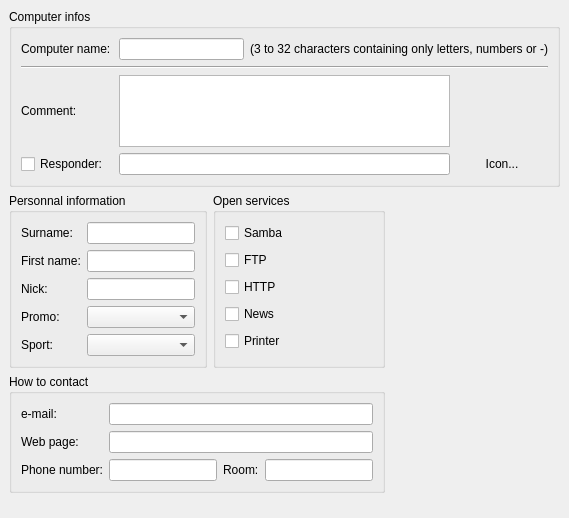
     <widget class="QWidget" name="pageInfo" >
      <layout class="QGridLayout" >
       <property name="margin" >
        <number>9</number>
       </property>
       <property name="spacing" >
        <number>6</number>
       </property>
       <item row="0" column="0" colspan="3" >
        <widget class="QGroupBox" name="groupInfoRezix" >
         <property name="sizePolicy" >
          <sizepolicy>
           <hsizetype>7</hsizetype>
           <vsizetype>5</vsizetype>
           <horstretch>0</horstretch>
           <verstretch>0</verstretch>
          </sizepolicy>
         </property>
         <property name="title" >
          <string>Computer infos</string>
         </property>
         <layout class="QGridLayout" >
          <property name="margin" >
           <number>9</number>
          </property>
          <property name="spacing" >
           <number>6</number>
          </property>
          <item row="2" column="0" >
           <widget class="QLabel" name="lblRem" >
            <property name="text" >
             <string>Comment:</string>
            </property>
            <property name="textFormat" >
             <enum>Qt::PlainText</enum>
            </property>
            <property name="buddy" >
             <cstring>remarque</cstring>
            </property>
           </widget>
          </item>
          <item row="2" column="3" >
           <widget class="QLabel" name="pxmIcon" >
            <property name="sizePolicy" >
             <sizepolicy>
              <hsizetype>5</hsizetype>
              <vsizetype>0</vsizetype>
              <horstretch>0</horstretch>
              <verstretch>0</verstretch>
             </sizepolicy>
            </property>
            <property name="minimumSize" >
             <size>
              <width>64</width>
              <height>64</height>
             </size>
            </property>
            <property name="maximumSize" >
             <size>
              <width>92</width>
              <height>64</height>
             </size>
            </property>
            <property name="pixmap" >
             <pixmap/>
            </property>
            <property name="scaledContents" >
             <bool>false</bool>
            </property>
            <property name="alignment" >
             <set>Qt::AlignHCenter</set>
            </property>
            <property name="buddy" >
             <cstring>lblStyle</cstring>
            </property>
           </widget>
          </item>
          <item row="2" column="1" colspan="2" >
           <widget class="QTextEdit" name="remarque" >
            <property name="sizePolicy" >
             <sizepolicy>
              <hsizetype>5</hsizetype>
              <vsizetype>0</vsizetype>
              <horstretch>0</horstretch>
              <verstretch>0</verstretch>
             </sizepolicy>
            </property>
            <property name="maximumSize" >
             <size>
              <width>16777215</width>
              <height>72</height>
             </size>
            </property>
            <property name="acceptRichText" >
             <bool>false</bool>
            </property>
           </widget>
          </item>
          <item row="1" column="0" colspan="4" >
           <widget class="Line" name="line7" >
            <property name="frameShape" >
             <enum>QFrame::HLine</enum>
            </property>
            <property name="frameShadow" >
             <enum>QFrame::Sunken</enum>
            </property>
            <property name="orientation" >
             <enum>Qt::Horizontal</enum>
            </property>
           </widget>
          </item>
          <item row="0" column="1" >
           <widget class="QLineEdit" name="hostname" >
            <property name="sizePolicy" >
             <sizepolicy>
              <hsizetype>5</hsizetype>
              <vsizetype>0</vsizetype>
              <horstretch>0</horstretch>
              <verstretch>0</verstretch>
             </sizepolicy>
            </property>
            <property name="whatsThis" >
             <string>&lt;h3>Computer name&lt;/h3>
&lt;p>Name of your computer on the network. You can choose it here&lt;/p>
&lt;p>Your name should only contains letters, numbers and '-', should not begin or finish with a '-' and each '-' should be isolated. Moreover, this name can't be more than 24 characters long&lt;/p></string>
            </property>
            <property name="cursorPosition" >
             <number>0</number>
            </property>
           </widget>
          </item>
          <item row="0" column="2" colspan="2" >
           <widget class="QLabel" name="label" >
            <property name="text" >
             <string>(3 to 32 characters containing only letters, numbers or -)</string>
            </property>
            <property name="alignment" >
             <set>Qt::AlignRight|Qt::AlignTrailing|Qt::AlignVCenter</set>
            </property>
            <property name="buddy" >
             <cstring>hostname</cstring>
            </property>
           </widget>
          </item>
          <item row="0" column="0" >
           <widget class="QLabel" name="lblHostname" >
            <property name="text" >
             <string>Computer name:</string>
            </property>
            <property name="textFormat" >
             <enum>Qt::PlainText</enum>
            </property>
            <property name="buddy" >
             <cstring>hostname</cstring>
            </property>
           </widget>
          </item>
          <item row="3" column="3" >
           <widget class="QToolButton" name="btnBrowse" >
            <property name="sizePolicy" >
             <sizepolicy>
              <hsizetype>5</hsizetype>
              <vsizetype>0</vsizetype>
              <horstretch>0</horstretch>
              <verstretch>0</verstretch>
             </sizepolicy>
            </property>
            <property name="text" >
             <string>Icon...</string>
            </property>
            <property name="toolButtonStyle" >
             <enum>Qt::ToolButtonTextBesideIcon</enum>
            </property>
            <property name="autoRaise" >
             <bool>true</bool>
            </property>
           </widget>
          </item>
          <item row="3" column="1" colspan="2" >
           <widget class="QLineEdit" name="txtAutoResponderMsg" >
            <property name="sizePolicy" >
             <sizepolicy>
              <hsizetype>5</hsizetype>
              <vsizetype>0</vsizetype>
              <horstretch>0</horstretch>
              <verstretch>0</verstretch>
             </sizepolicy>
            </property>
            <property name="whatsThis" >
             <string>&lt;h3>Responder&lt;/h3>&lt;p>When you are away, people who want to chat with you will receive this message&lt;/p></string>
            </property>
           </widget>
          </item>
          <item row="3" column="0" >
           <widget class="QCheckBox" name="chkAutoResponder" >
            <property name="whatsThis" >
             <string>&lt;h3>Away&lt;/h3>&lt;p>Check this case if you want to be marked away by default&lt;/p></string>
            </property>
            <property name="text" >
             <string>Responder:</string>
            </property>
           </widget>
          </item>
         </layout>
        </widget>
       </item>
       <item rowspan="2" row="1" column="2" >
        <spacer>
         <property name="orientation" >
          <enum>Qt::Horizontal</enum>
         </property>
         <property name="sizeHint" >
          <size>
           <width>131</width>
           <height>261</height>
          </size>
         </property>
        </spacer>
       </item>
       <item row="2" column="0" colspan="2" >
        <widget class="QGroupBox" name="groupInfoContact" >
         <property name="sizePolicy" >
          <sizepolicy>
           <hsizetype>7</hsizetype>
           <vsizetype>5</vsizetype>
           <horstretch>0</horstretch>
           <verstretch>0</verstretch>
          </sizepolicy>
         </property>
         <property name="whatsThis" >
          <string>&lt;h3>How to contact&lt;/h3>&lt;p>Some informations which give ways to contact you&lt;/p></string>
         </property>
         <property name="title" >
          <string>How to contact</string>
         </property>
         <layout class="QGridLayout" >
          <property name="margin" >
           <number>9</number>
          </property>
          <property name="spacing" >
           <number>6</number>
          </property>
          <item row="2" column="3" >
           <widget class="QLineEdit" name="txtCasert" />
          </item>
          <item row="2" column="2" >
           <widget class="QLabel" name="lblCasert" >
            <property name="text" >
             <string>Room:</string>
            </property>
            <property name="textFormat" >
             <enum>Qt::PlainText</enum>
            </property>
            <property name="buddy" >
             <cstring>txtCasert</cstring>
            </property>
           </widget>
          </item>
          <item row="2" column="1" >
           <widget class="QLineEdit" name="txtPhone" >
            <property name="sizePolicy" >
             <sizepolicy>
              <hsizetype>7</hsizetype>
              <vsizetype>0</vsizetype>
              <horstretch>0</horstretch>
              <verstretch>0</verstretch>
             </sizepolicy>
            </property>
            <property name="cursorPosition" >
             <number>0</number>
            </property>
           </widget>
          </item>
          <item row="2" column="0" >
           <widget class="QLabel" name="lblPhone" >
            <property name="text" >
             <string>Phone number:</string>
            </property>
            <property name="textFormat" >
             <enum>Qt::PlainText</enum>
            </property>
            <property name="buddy" >
             <cstring>txtPhone</cstring>
            </property>
           </widget>
          </item>
          <item row="1" column="0" >
           <widget class="QLabel" name="lblWeb" >
            <property name="text" >
             <string>Web page:</string>
            </property>
            <property name="textFormat" >
             <enum>Qt::PlainText</enum>
            </property>
            <property name="buddy" >
             <cstring>txtWeb</cstring>
            </property>
           </widget>
          </item>
          <item row="1" column="1" colspan="3" >
           <widget class="QLineEdit" name="txtWeb" />
          </item>
          <item row="0" column="1" colspan="3" >
           <widget class="QLineEdit" name="txtMail" >
            <property name="sizePolicy" >
             <sizepolicy>
              <hsizetype>7</hsizetype>
              <vsizetype>0</vsizetype>
              <horstretch>0</horstretch>
              <verstretch>0</verstretch>
             </sizepolicy>
            </property>
            <property name="cursorPosition" >
             <number>0</number>
            </property>
           </widget>
          </item>
          <item row="0" column="0" >
           <widget class="QLabel" name="lblMail" >
            <property name="text" >
             <string>e-mail:</string>
            </property>
            <property name="textFormat" >
             <enum>Qt::PlainText</enum>
            </property>
            <property name="buddy" >
             <cstring>txtMail</cstring>
            </property>
           </widget>
          </item>
         </layout>
        </widget>
       </item>
       <item row="1" column="1" >
        <widget class="QGroupBox" name="groupServices" >
         <property name="maximumSize" >
          <size>
           <width>192</width>
           <height>16777215</height>
          </size>
         </property>
         <property name="whatsThis" >
          <string>&lt;h3>Open services&lt;/h3>&lt;p>Select the servers you want to share with all the users of the network. If a server is not present, it won't be displayed as present&lt;/p></string>
         </property>
         <property name="title" >
          <string>Open services</string>
         </property>
         <layout class="QGridLayout" >
          <property name="margin" >
           <number>9</number>
          </property>
          <property name="spacing" >
           <number>6</number>
          </property>
          <item row="4" column="0" >
           <widget class="QCheckBox" name="CbPrinter" >
            <property name="text" >
             <string>Printer</string>
            </property>
           </widget>
          </item>
          <item row="0" column="0" >
           <widget class="QCheckBox" name="CbSamba" >
            <property name="sizePolicy" >
             <sizepolicy>
              <hsizetype>3</hsizetype>
              <vsizetype>0</vsizetype>
              <horstretch>0</horstretch>
              <verstretch>0</verstretch>
             </sizepolicy>
            </property>
            <property name="text" >
             <string>Samba</string>
            </property>
           </widget>
          </item>
          <item row="1" column="0" >
           <widget class="QCheckBox" name="CbFTP" >
            <property name="sizePolicy" >
             <sizepolicy>
              <hsizetype>3</hsizetype>
              <vsizetype>0</vsizetype>
              <horstretch>0</horstretch>
              <verstretch>0</verstretch>
             </sizepolicy>
            </property>
            <property name="text" >
             <string>FTP</string>
            </property>
           </widget>
          </item>
          <item row="3" column="0" >
           <widget class="QCheckBox" name="CbNews" >
            <property name="text" >
             <string>News</string>
            </property>
           </widget>
          </item>
          <item row="2" column="0" >
           <widget class="QCheckBox" name="CbHTTP" >
            <property name="text" >
             <string>HTTP</string>
            </property>
           </widget>
          </item>
         </layout>
        </widget>
       </item>
       <item row="1" column="0" >
        <widget class="QGroupBox" name="groupInfoPerso" >
         <property name="sizePolicy" >
          <sizepolicy>
           <hsizetype>5</hsizetype>
           <vsizetype>5</vsizetype>
           <horstretch>0</horstretch>
           <verstretch>0</verstretch>
          </sizepolicy>
         </property>
         <property name="maximumSize" >
          <size>
           <width>300</width>
           <height>16777215</height>
          </size>
         </property>
         <property name="whatsThis" >
          <string>&lt;h3>Personnal information&lt;/h3>&lt;p>Give here some informations about you.&lt;/p>&lt;p>This informations can be very useful, so you should fill it with honesty&lt;/p></string>
         </property>
         <property name="title" >
          <string>Personnal information</string>
         </property>
         <layout class="QGridLayout" >
          <property name="margin" >
           <number>9</number>
          </property>
          <property name="spacing" >
           <number>6</number>
          </property>
          <item row="4" column="1" >
           <widget class="QComboBox" name="cmbSport" />
          </item>
          <item row="4" column="0" >
           <widget class="QLabel" name="lblSport" >
            <property name="text" >
             <string>Sport:</string>
            </property>
            <property name="textFormat" >
             <enum>Qt::PlainText</enum>
            </property>
            <property name="buddy" >
             <cstring>cmbSport</cstring>
            </property>
           </widget>
          </item>
          <item row="3" column="1" >
           <widget class="QComboBox" name="cmbPromo" >
            <property name="sizePolicy" >
             <sizepolicy>
              <hsizetype>7</hsizetype>
              <vsizetype>0</vsizetype>
              <horstretch>0</horstretch>
              <verstretch>0</verstretch>
             </sizepolicy>
            </property>
           </widget>
          </item>
          <item row="3" column="0" >
           <widget class="QLabel" name="lbPromo" >
            <property name="text" >
             <string>Promo:</string>
            </property>
            <property name="textFormat" >
             <enum>Qt::PlainText</enum>
            </property>
            <property name="buddy" >
             <cstring>cmbPromo</cstring>
            </property>
           </widget>
          </item>
          <item row="2" column="1" >
           <widget class="QLineEdit" name="txtSurname" />
          </item>
          <item row="2" column="0" >
           <widget class="QLabel" name="lblSurname" >
            <property name="text" >
             <string>Nick:</string>
            </property>
            <property name="textFormat" >
             <enum>Qt::PlainText</enum>
            </property>
            <property name="buddy" >
             <cstring>txtSurname</cstring>
            </property>
           </widget>
          </item>
          <item row="1" column="1" >
           <widget class="QLineEdit" name="txtFirstname" />
          </item>
          <item row="1" column="0" >
           <widget class="QLabel" name="lblFirstname" >
            <property name="text" >
             <string>First name:</string>
            </property>
            <property name="textFormat" >
             <enum>Qt::PlainText</enum>
            </property>
            <property name="buddy" >
             <cstring>txtFirstname</cstring>
            </property>
           </widget>
          </item>
          <item row="0" column="0" >
           <widget class="QLabel" name="lblName" >
            <property name="text" >
             <string>Surname:</string>
            </property>
            <property name="textFormat" >
             <enum>Qt::PlainText</enum>
            </property>
            <property name="buddy" >
             <cstring>txtName</cstring>
            </property>
           </widget>
          </item>
          <item row="0" column="1" >
           <widget class="QLineEdit" name="txtName" />
          </item>
         </layout>
        </widget>
       </item>
       <item row="3" column="1" >
        <spacer>
         <property name="orientation" >
          <enum>Qt::Vertical</enum>
         </property>
         <property name="sizeHint" >
          <size>
           <width>20</width>
           <height>16</height>
          </size>
         </property>
        </spacer>
       </item>
      </layout>
     </widget>
